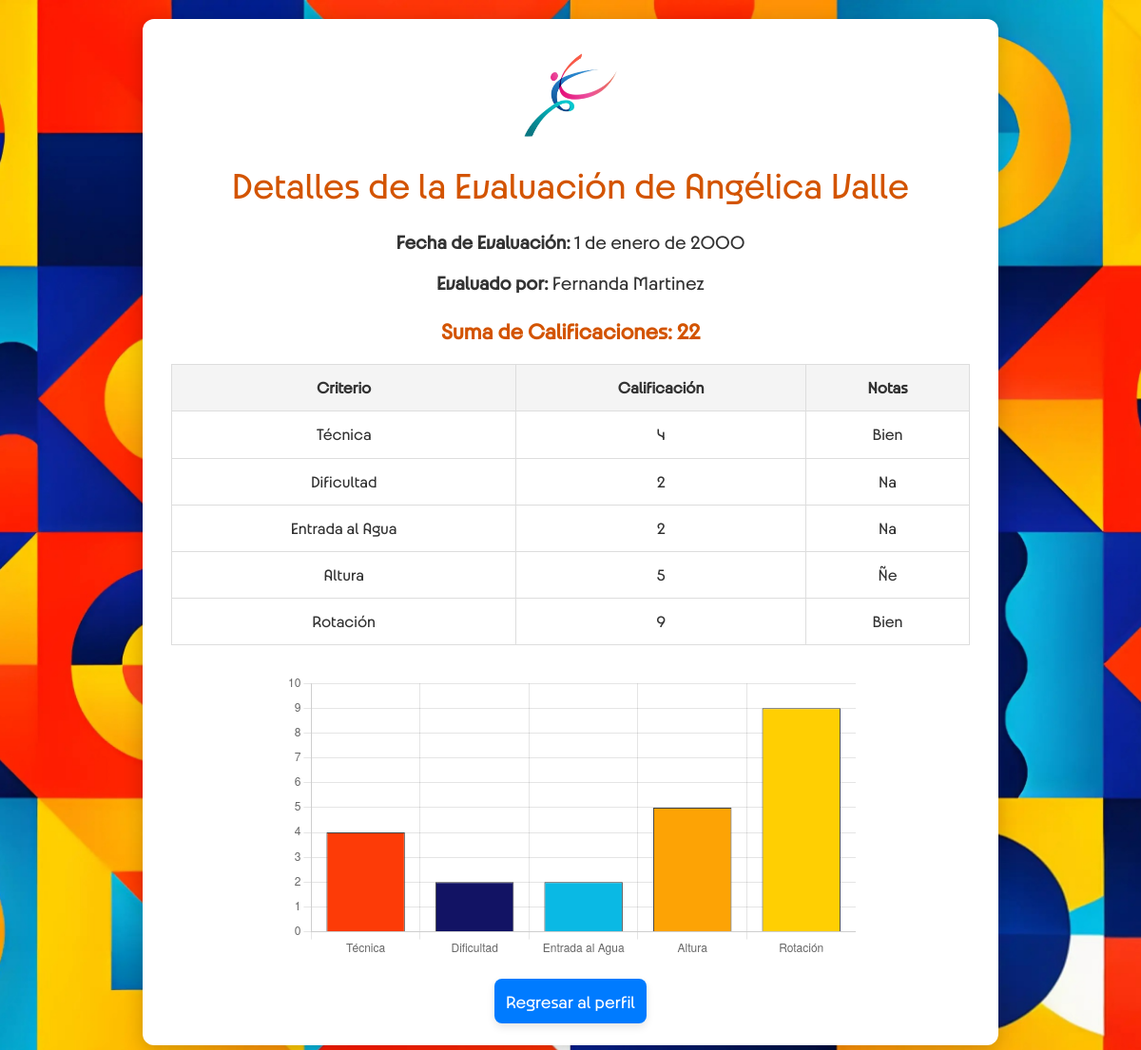
/users/evaluation/13/ (signed in), run on the app's committed database.
### users/models.py (models this page shows, shortened)
class AthleteRecord(models.Model):
    athlete = models.ForeignKey('Profile', on_delete=models.CASCADE, related_name='athlete_records')
    coach = models.ForeignKey('Profile', on_delete=models.CASCADE, related_name='coach_records')
    evaluation_date = models.DateField(null=True, blank=True)
    created_at = models.DateTimeField(auto_now_add=True)
    updated_at = models.DateTimeField(auto_now=True)
    def total_score(self):
        return self.criteria.aggregate(Sum('score'))['score__sum'] or 0

class Profile(models.Model):
    ROLE_CHOICES = [
        ('Athlete', 'Atleta'),
        ('Coach', 'Coach'),
    ]
    user = models.OneToOneField(User, on_delete=models.CASCADE)
    date_of_birth = models.DateField(null=True, blank=True)
    country = models.CharField(max_length=2, choices=COUNTRY_CHOICES, blank=True)
    olympic_country = models.CharField(max_length=2, choices=COUNTRY_CHOICES)
    discipline = models.CharField(max_length=100, choices=DISCIPLINE_CHOICES)
    branch = models.CharField(max_length=100, blank=True, null=True)
    role = models.CharField(max_length=50, choices=[('Athlete', 'Atleta'), ('Coach', 'Coach')], default='Athlete')
    olympic_team = models.ForeignKey(OlympicTeam, on_delete=models.SET_NULL, null=True, blank=True, related_name='team_members')
    security_answer1 = models.CharField(max_length=255, blank=True, null=True)
    security_answer2 = models.CharField(max_length=255, blank=True, null=True)
    security_answer3 = models.CharField(max_length=255, blank=True, null=True)

class EvaluationCriterion(models.Model):
    athlete_record = models.ForeignKey(AthleteRecord, on_delete=models.CASCADE, related_name='criteria')
    criterion_name = models.CharField(max_length=255)  # Nombre del criterio (Dificultad, Sincronización, etc.)
    score = models.IntegerField(choices=[(i, i) for i in range(1, 11)])  # Puntuación del 1 al 10
    notes = models.TextField(max_length=255, blank=True, null=True)  # Notas opcionales

### users/views.py (the view)
# urls.py: path('evaluation/<int:record_id>/', views.view_evaluation_detail, name='view_evaluation_detail'),
@login_required
def view_evaluation_detail(request, record_id):
    record = get_object_or_404(AthleteRecord, id=record_id)
    evaluation_criteria = EvaluationCriterion.objects.filter(athlete_record=record)
    can_edit = request.user.profile == record.coach  # Solo puede editar si es el coach creador
    return render(request, 'evaluation_detail.html', {
        'record': record,
        'evaluation_criteria': evaluation_criteria,
        'can_edit': can_edit  # Usamos esta variable en el template para ocultar/mostrar botones de edición
    })

### athlete_path/templates/evaluation_detail.html (shortened to what this page needs)
<!DOCTYPE html>
<html lang="es">
<head>
    {% load static %}
    <link href="https://cdn.jsdelivr.net/npm/bootstrap@5.3.0-alpha1/dist/css/bootstrap.min.css" rel="stylesheet">
    <link rel="stylesheet" href="{% static 'css/styles.css' %}">
</head>
<body class="evaluation-detail-body">
    <div class="evaluation-container">
        <div class="logo-container">
            <a href="{% url 'home' %}">
                <img src="{% static 'css/images/Logo.png' %}" alt="Logo" class="logo-img">
            </a>
        </div>
        <h2 class="evaluation-title">Detalles de la Evaluación de {{ record.athlete.user.first_name }} {{ record.athlete.user.last_name }}</h2>
        <div class="evaluation-info">
            <p> <strong>Fecha de Evaluación:</strong> {{ record.evaluation_date }}</p>
            <p> <strong>Evaluado por:</strong> {{ record.coach.user.first_name }} {{ record.coach.user.last_name }}</p>
        </div>
        <h3 class="evaluation-total-score">Suma de Calificaciones: {{ record.total_score }}</h3>
        <div class="evaluation-content-container">
            <table class="evaluation-table">
                <thead>
                    <tr>
                        <th>Criterio</th>
                        <th>Calificación</th>
                        <th>Notas</th>
                    </tr>
                </thead>
                <tbody>
                    {% for criterion in evaluation_criteria %}
                        <tr>
                            <td>{{ criterion.criterion_name }}</td>
                            <td>{{ criterion.score }}</td>
                            <td>{{ criterion.notes }}</td>
                        </tr>
                    {% empty %}
                        <tr>
                            <td colspan="3">No hay criterios de evaluación para mostrar.</td>
                        </tr>
                    {% endfor %}
                </tbody>
            </table>
        </div>
        <div class="evaluation-chart-container">
            <canvas id="evaluationChart"></canvas>
        </div>
        {% if not can_edit %}
        <div class="evaluation-button-container-coach-view-only">
            <a href="{% url 'coach_view_athlete_profile' record.athlete.id %}" class="button evaluation-back-button-view-only">Regresar al perfil</a>
        </div>
        {% endif %}
    </div>
    <script>
        const ctx = document.getElementById('evaluationChart').getContext('2d');
        const evaluationChart = new Chart(ctx, {
            type: 'bar',
            data: {
                labels: [{% for criterion in evaluation_criteria %} '{{ criterion.criterion_name }}',{% endfor %}],
                datasets: [{
                    label: 'Calificaciones',
                    data: [{% for criterion in evaluation_criteria %} {{ criterion.score }},{% endfor %}],
                    backgroundColor: [
                        '#fd3b07', '#121364', '#0ab9e4', '#fda305', '#ffcf02'
                    ],
                    borderColor: '#444',
                    borderWidth: 1
                }]
            },
            options: {
                scales: {
                    y: {
                        beginAtZero: true,
                        max: 10
                    }
                },
                plugins: {
                    legend: {
                        display: false
                    }
                }
            }
        });
    </script>
</body>
</html>

### data on the page
AthleteRecord: athlete.user.first_name "Angélica", athlete.user.last_name "Valle", evaluation_date "1 de enero de 2000", coach.user.first_name "Fernanda", coach.user.last_name "Martinez", total_score "22"
EvaluationCriterion: criterion_name "Técnica", score "4", notes "Bien"
EvaluationCriterion: criterion_name "Dificultad", score "2", notes "Na"
EvaluationCriterion: criterion_name "Entrada al Agua", score "2", notes "Na"
EvaluationCriterion: criterion_name "Altura", score "5", notes "Ñe"
EvaluationCriterion: criterion_name "Rotación", score "9", notes "Bien"

### other printed values
chart data {{ criterion.criterion_name }} Técnica, Dificultad, Entrada al Agua, Altura, Rotación
chart data {{ criterion.score }} 4, 2, 2, 5, 9
